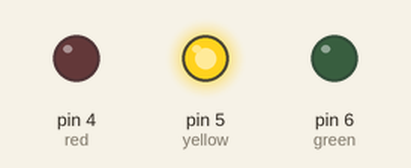
A sketch run on a simulated Arduino Uno, built with avr-gcc and run on an emulated ATmega328P. On the bench: output pins drawn as LEDs (lit = HIGH).

Above: at 0.1 s.
Timing chart, 0 to 1.6 s (numbered marks = the images above):
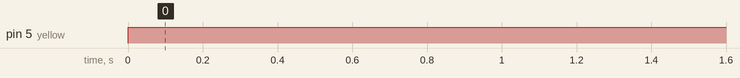

Measured:
- by itself, pin 5 (yellow): LOW → HIGH at 0.00 s

The sketch:

testing_leds.ino
```cpp
int red = 4;
int yellow = 5;
int green = 6;

void setup(){
  pinMode(red, OUTPUT);
  pinMode(yellow, OUTPUT);
  pinMode(green, OUTPUT);
  }
void loop(){

  digitalWrite(yellow,HIGH);

  }
```
